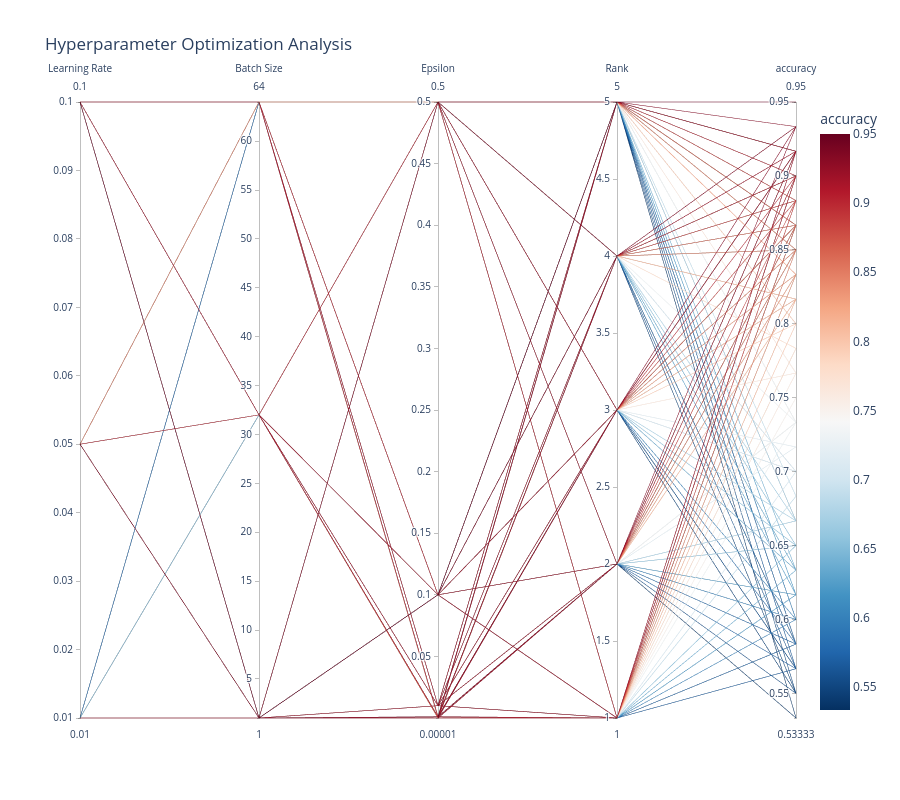

Notebook cell for this chart:
### Code cell
import pandas as pd
import plotly.express as px


df = df_grid_search[(df_grid_search['mode'] == 'test') & (df_grid_search['optimizer'].str.contains("AdaGram"))]

hyperparameter_dims = ['lr', 'batch_size',"eps", "rank",'accuracy']
hyperparameter_cols = ['lr', 'batch_size', "eps", "rank",]
performance_metric = 'accuracy'
time_col = 'epoch_time'

df_sorted = df.sort_values(
    by=[performance_metric, time_col], 
    ascending=[False, True]
)

df_earliest_best = df_sorted.drop_duplicates(
    subset=hyperparameter_cols, 
    keep='first'
)

fig = px.parallel_coordinates(
    df_earliest_best,
    dimensions=hyperparameter_dims,
    color=performance_metric,
    color_continuous_scale=px.colors.diverging.RdBu_r,
    labels={
        "lr": "Learning Rate",
        "batch_size": "Batch Size",
        "eps": "Epsilon",
        "rank": "Rank",
        "accuracy": "accuracy"
    },
    title="Hyperparameter Optimization Analysis"
)

fig.update_layout(
    height=800  # Set the desired height of the plot in pixels
)
fig.show()

### Figure 1 — Plotly figure (JSON) as saved in the notebook; plotly's stock layout.template omitted (floating-point values rounded to 4 significant figures; data arrays with more than 128 entries replaced by an {"elided": "..."} marker saying what was removed)
{"data": [{"dimensions": [{"label": "Learning Rate", "values": {"elided": "324 float values"}}, {"label": "Batch Size", "values": {"elided": "324 int values"}}, {"label": "Epsilon", "values": {"elided": "324 float values"}}, {"label": "Rank", "values": {"elided": "324 float values"}}, {"label": "accuracy", "values": {"elided": "324 float values"}}], "domain": {"x": [0, 1], "y": [0, 1]}, "line": {"color": {"elided": "324 float values"}, "coloraxis": "coloraxis"}, "name": "", "type": "parcoords"}], "layout": {"coloraxis": {"colorbar": {"title": {"text": "accuracy"}}, "colorscale": [[0, "rgb(5,48,97)"], [0.1, "rgb(33,102,172)"], [0.2, "rgb(67,147,195)"], [0.3, "rgb(146,197,222)"], [0.4, "rgb(209,229,240)"], [0.5, "rgb(247,247,247)"], [0.6, "rgb(253,219,199)"], [0.7, "rgb(244,165,130)"], [0.8, "rgb(214,96,77)"], [0.9, "rgb(178,24,43)"], [1, "rgb(103,0,31)"]]}, "height": 800, "legend": {"tracegroupgap": 0}, "title": {"text": "Hyperparameter Optimization Analysis"}}}
